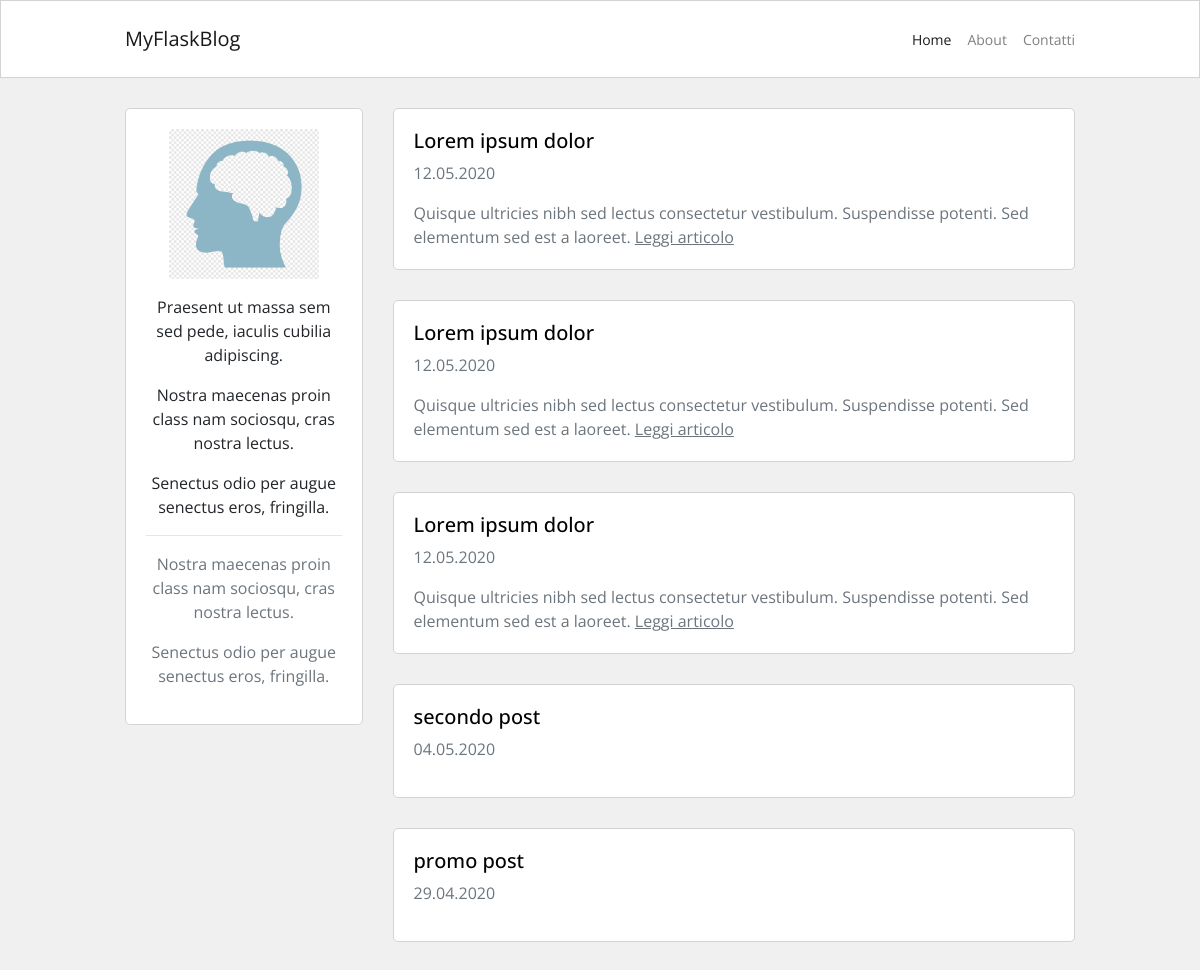
The app's page /, older data.
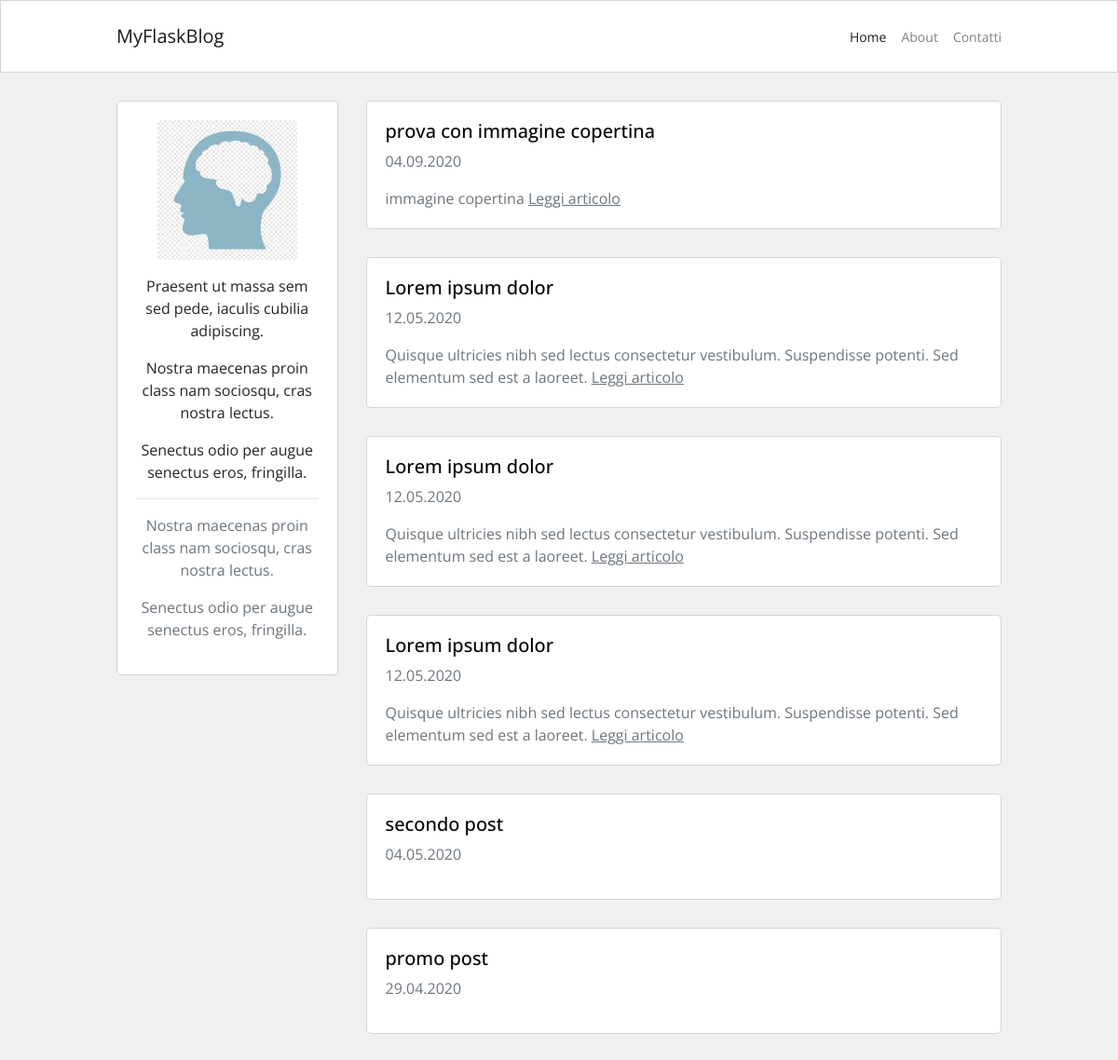
The same page, newer data.
### blog/models.py (models this page shows, shortened)
class Post(db.Model):
    id = db.Column(db.Integer, primary_key=True)
    user_id = db.Column(db.Integer, db.ForeignKey('user.id'), nullable=False)
    created_at = db.Column(db.DateTime, default=datetime.now)
    title = db.Column(db.String(120), nullable=False)
    description = db.Column(db.String(240))
    body = db.Column(db.Text(), nullable=False)
    slug = db.Column(db.String(250))
    image = db.Column(db.String(120))

### blog/routes.py (the view)
@app.route("/")
def homepage():
    page_number = request.args.get('page', 1, type=int)
    posts = Post.query.order_by(Post.created_at.desc()).paginate(page_number, 6, True)
    if posts.has_next:
        next_page = url_for('homepage', page=posts.next_num)
    else:
        next_page = None
    if posts.has_prev:
        previous_page = url_for('homepage', page=posts.prev_num)
    else:
        previous_page = None
    return render_template(
        "homepage.html",
        posts=posts,
        current_page=page_number,
        next_page=next_page,
        previous_page=previous_page)

### blog/templates/homepage.html (shortened to what this page needs)
{% extends 'base.html' %}
{% block content %}
<div class="container content-container">
    <div class="row no-gutters">
        <div class="col-md-9 order-md-2">
            {% for post in posts.items %}
            <div class="single-post-home">
                <h5>
                    <a class="custom-link" href="{{ url_for('post_detail', post_slug=post.slug) }}">
                        {{ post.title }}
                    </a>
                </h5>
                <p class="p-small-two text-muted">{{ post.created_at.strftime('%d.%m.%Y') }}</p>
                {% if post.description %}
                <p class="p-small-one text-muted mb-0">
                    {{ post.description }}
                  <a class="read-more" href="{{ url_for('post_detail', post_slug=post.slug) }}">Leggi articolo</a>
                </p>
                {% endif %}
            </div>
            {% endfor %}
        </div>
        <div class="col-md-3 order-md-1">
            {% include 'about_me_snippet.html' %}
        </div>
    </div>
</div>
{% endblock %}

### blog/templates/base.html (shortened to what this page needs)
<!DOCTYPE html>
<html lang="it">
<head>
    <link rel="stylesheet" href="https://stackpath.bootstrapcdn.com/bootstrap/4.4.1/css/bootstrap.min.css">
    <link rel="stylesheet" href="{{ url_for('static', filename='blog.css') }}">
</head>
<body>
    <nav class="navbar navbar-expand-lg navbar-light navbar-bg-white">
        <div class="container navbar-container">
          <a class="navbar-brand" href="{{ url_for('homepage') }}">MyFlaskBlog</a>
          <div class="collapse navbar-collapse" id="navbarSupportedContent">
            <div class="navbar-nav ml-auto">
                    <a class="nav-item nav-link {% if request.path == '/' %} active {% endif %}" href="{{ url_for('homepage') }}">Home <span class="sr-only">(current)</span></a>
                    <a class="nav-item nav-link {% if request.path == '/about' %} active {% endif %}" href="{{ url_for('about') }}">About</a>
                    <a class="nav-item nav-link {% if request.path == '/contact' %} active {% endif %} " href="{{ url_for('contact') }}">Contatti</a>
            </div>
          </div>
        </div>
    </nav>
    {% block content %}
    {% endblock %}
</body>
</html>

### blog/templates/about_me_snippet.html
<div class="about-snippet-block text-center">
  <img class="img-fluid" width="150" src="{{ url_for('static', filename='img/ai.png') }}" alt="">
  <div class="mt-3">
    <p class="p-small-one">Praesent ut massa sem sed pede, iaculis cubilia adipiscing.</p>
    <p class="p-small-one">Nostra maecenas proin class nam sociosqu, cras nostra lectus.</p>
    <p class="p-small-one">Senectus odio per augue senectus eros, fringilla.</p>
    <hr>
    <p class="p-small-one text-muted">Nostra maecenas proin class nam sociosqu, cras nostra lectus.</p>
    <p class="p-small-one text-muted">Senectus odio per augue senectus eros, fringilla.</p>
  </div>
</div>

### blog/static/blog.css (style rules this page uses)
html, body { font-family: 'Open Sans', sans-serif; background-color: #f0f0f0; }
.navbar-bg-white { background-color: #fff; border: 1px solid #d3d3d3; }
.content-container { max-width: 950px; margin-top: 30px; margin-bottom: 30px; padding: 0px; }
.navbar-container { max-width: 950px; padding: 10px 0px 10px 0px; font-size: 0.875rem; }
.about-snippet-block { background-color: #fff; border: 1px solid #d3d3d3; border-radius: 5px; padding: 20px; }
.single-post-home { background-color: #fff; border: 1px solid #d3d3d3; border-radius: 5px; padding: 20px; margin-bottom: 30px; }
.row { flex-wrap: wrap; !important }
.custom-link { color: #000; }
.read-more { color: #6c757d; text-decoration: underline; }
@media (min-width: 768px) { .single-post-home { margin-left: 30px; } }
@media (min-width: 768px) { .row { flex-wrap: unset; !important } }
@media (min-width: 768px) { .nav-link { padding-right: 0px !important; padding-left: 1rem !important; } }

Row changes from the older to the newer data that the page shows:
added Post: title "prova con immagine copertina", created_at "04.09.2020", description "immagine copertina"
